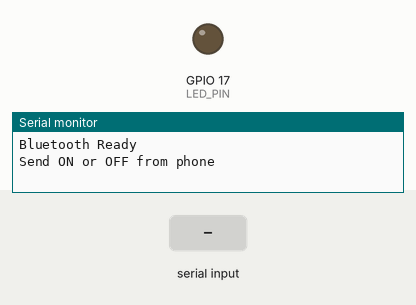
Bench run of a sketch on a simulated ESP32. Parts: output pins drawn as LEDs (lit = HIGH), the last lines printed to the serial monitor. The inputs (shaded band) are chosen by the test bench. Nothing arrives over Bluetooth unless stated.

Above: at 1.2 s.
1.3 s: "ON\n" received over the second serial link
At 2.2 s:
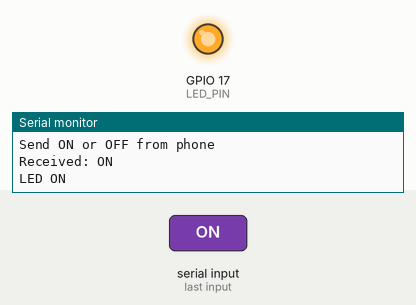
2.8 s: "OFF\n" received over the second serial link
At 3.3 s:
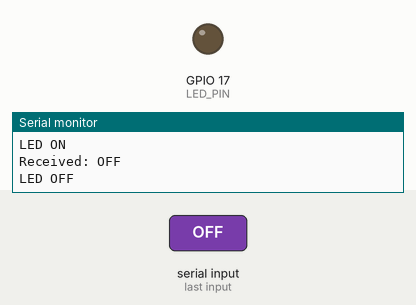
Timing chart, 0 to 5.8 s (numbered marks = the images above; inputs shaded):
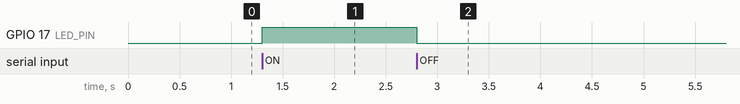

Measured:
- after the input at 1.3 s, GPIO 17 (LED_PIN): LOW → HIGH at once
- after the input at 2.8 s, GPIO 17 (LED_PIN): HIGH → LOW at once

The sketch:

08_Kit3_Bluetooth_LED_Android.ino
```cpp
#include "BluetoothSerial.h"

BluetoothSerial SerialBT;

#define LED_PIN 17

void setup()
{
  Serial.begin(115200);

  pinMode(LED_PIN, OUTPUT);
  digitalWrite(LED_PIN, LOW);

  SerialBT.begin("ZAS_Robotics");

  Serial.println("Bluetooth Ready");
  Serial.println("Send ON or OFF from phone");
}

void loop()
{
  if (SerialBT.available())
  {
    String message = SerialBT.readStringUntil('\n');
    message.trim();
    message.toUpperCase();

    Serial.print("Received: ");
    Serial.println(message);

    if (message == "ON")
    {
      digitalWrite(LED_PIN, HIGH);
      SerialBT.println("LED ON");
      Serial.println("LED ON");
    }

    else if (message == "OFF")
    {
      digitalWrite(LED_PIN, LOW);
      SerialBT.println("LED OFF");
      Serial.println("LED OFF");
    }
  }
}
```
